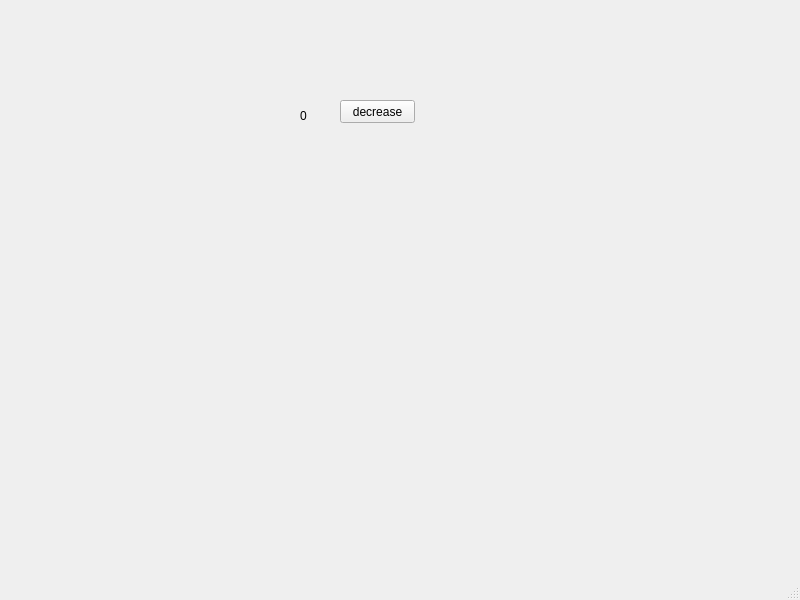
<?xml version="1.0" encoding="UTF-8"?>
<ui version="4.0">
 <class>MainWindow</class>
 <widget class="QMainWindow" name="MainWindow">
  <property name="geometry">
   <rect>
    <x>0</x>
    <y>0</y>
    <width>800</width>
    <height>600</height>
   </rect>
  </property>
  <property name="windowTitle">
   <string>MainWindow</string>
  </property>
  <widget class="QWidget" name="centralwidget">
   <widget class="QPushButton" name="btn">
    <property name="geometry">
     <rect>
      <x>340</x>
      <y>100</y>
      <width>75</width>
      <height>23</height>
     </rect>
    </property>
    <property name="text">
     <string>decrease</string>
    </property>
   </widget>
   <widget class="QLabel" name="lbl">
    <property name="geometry">
     <rect>
      <x>300</x>
      <y>110</y>
      <width>56</width>
      <height>12</height>
     </rect>
    </property>
    <property name="text">
     <string>0</string>
    </property>
   </widget>
  </widget>
  <widget class="QMenuBar" name="menubar">
   <property name="geometry">
    <rect>
     <x>0</x>
     <y>0</y>
     <width>800</width>
     <height>21</height>
    </rect>
   </property>
  </widget>
  <widget class="QStatusBar" name="statusbar"/>
 </widget>
 <resources/>
 <connections/>
</ui>
